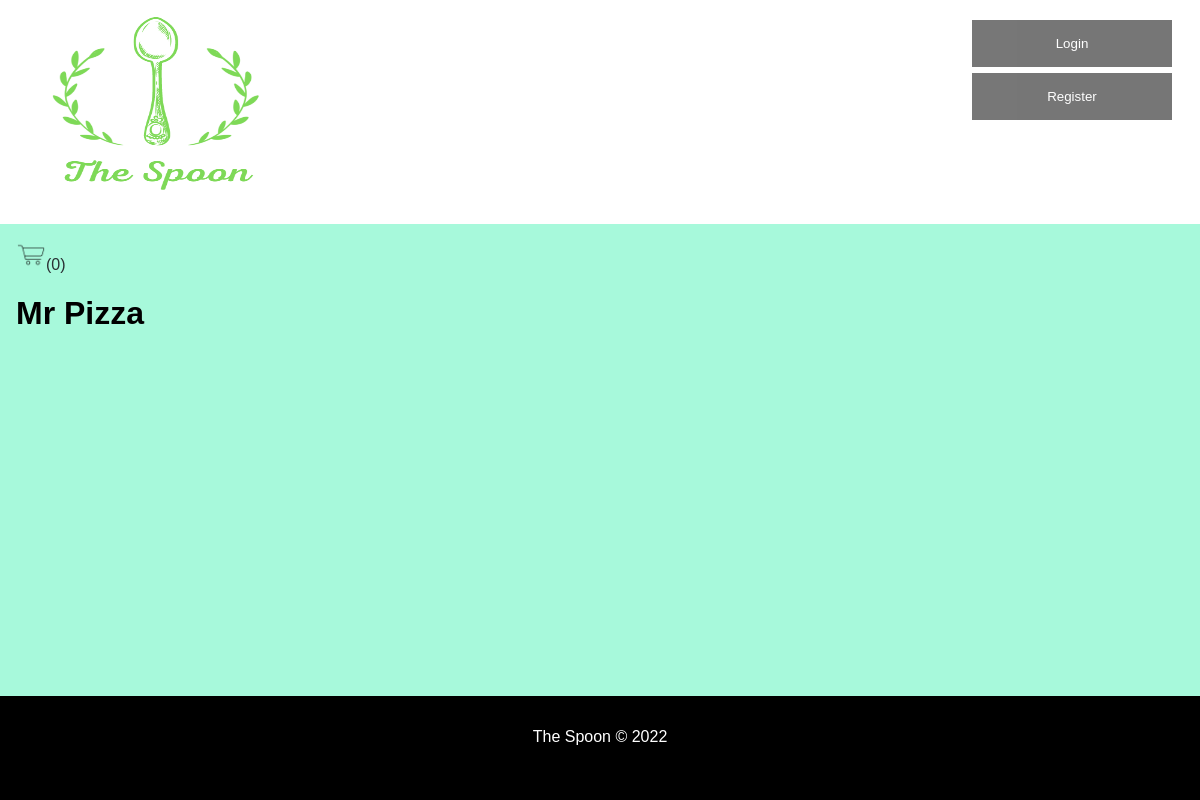
The page /restaurant.php?id=21 on the database as committed earlier.
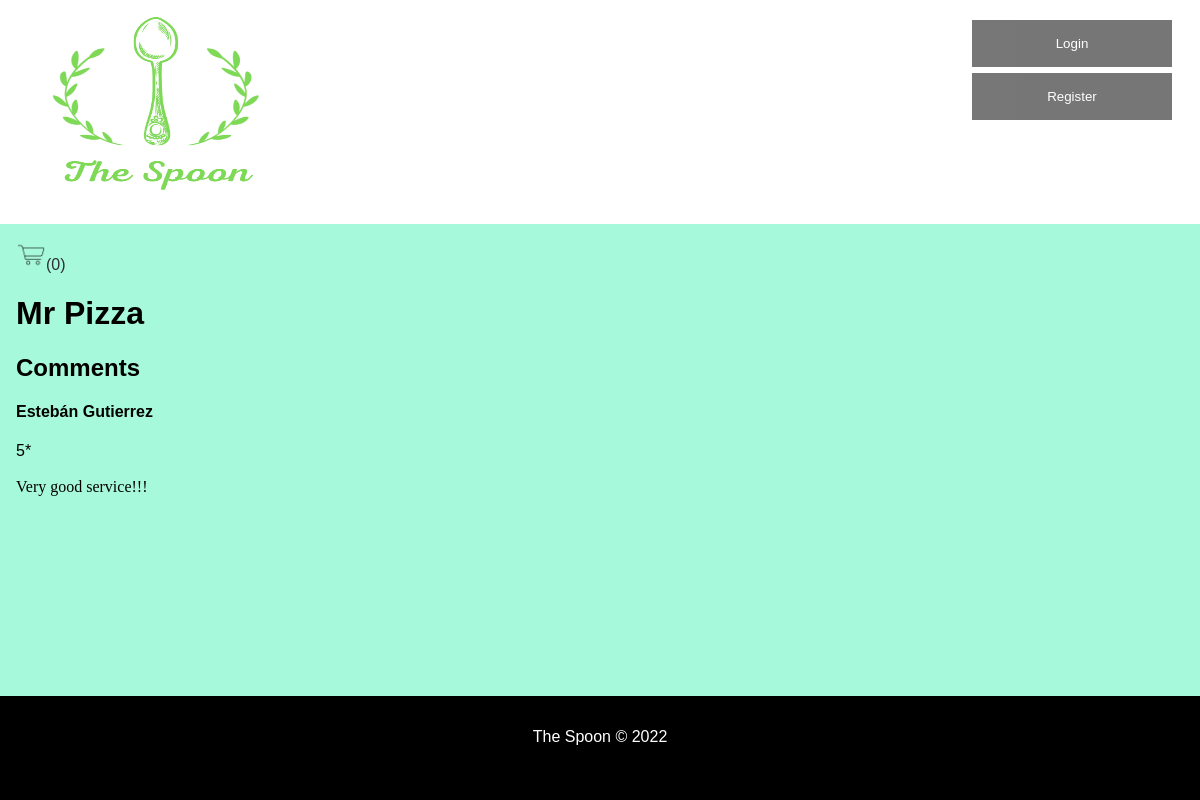
The same page on the database as committed later.
### tables this page shows
CREATE TABLE Restaurant (
	idRestaurant 		INTEGER PRIMARY KEY,
	Name 			VARCHAR NOT NULL,
	idUser		INTEGER NOT NULL 	CONSTRAINT fk_restaurant_iduser REFERENCES User (idUser)
												ON DELETE CASCADE ON UPDATE CASCADE,
	idRestCategory		INTEGER NOT NULL 	CONSTRAINT fk_restaurant_idrestcategory REFERENCES RestCategory (idRestCategory)
												ON DELETE CASCADE ON UPDATE CASCADE,
	Photo			VARCHAR	DEFAULT '',
	Description		VARCHAR DEFAULT '',
	idAddress		INTEGER NOT NULL 	CONSTRAINT fk_restaurant_idaddress REFERENCES Address (idAddress)
												ON DELETE CASCADE ON UPDATE CASCADE
);

CREATE TABLE Evaluation (
	idEvaluation		INTEGER PRIMARY KEY,
	idUser 		VARCHAR NOT NULL 	CONSTRAINT fk_evaluation_idUser REFERENCES User (idUser) 
												ON DELETE CASCADE ON UPDATE CASCADE,
	idRestaurant	 	INTEGER NOT NULL 	CONSTRAINT fk_evaluation_idrestaurant REFERENCES Restaurant (idRestaurant) 
												ON DELETE CASCADE ON UPDATE CASCADE,
	Rating 		INTEGER NOT NULL,
	Message		VARCHAR DEFAULT '',
	Comments		VARCHAR DEFAULT '',
	CONSTRAINT evaluation_rating CHECK ((Rating >= 0) and (Rating <= 5))					
);

CREATE TABLE User (
	idUser			INTEGER PRIMARY KEY,
	Email			VARCHAR NOT NULL UNIQUE,
	Password		VARCHAR NOT NULL,
	Phone 			INTEGER UNIQUE,
	Name 			VARCHAR NOT NULL,
	RestOwner       BOOLEAN DEFAULT FALSE,
	idAddress		INTEGER		CONSTRAINT fk_user_idaddress REFERENCES Address (idAddress)
												ON DELETE SET NULL ON UPDATE CASCADE
);

### restaurant.php (called while the page is built, shortened)
<?php
  require_once('database/connection.php');
  require_once('database/restaurant.class.php');
  require_once('database/review.class.php');
  require_once('templates/common.tpl.php');
  require_once('templates/restaurant.tpl.php');
  $db = getDatabaseConnection();
  $restaurant = Restaurant::getRestaurant($db, intval($_GET['id']));
  $menu = Menu::getMenu($db, intval($_GET['id']));
  $comments = Review::getReviewsFromRestaurant($db, intval($_GET['id']));
  $user = User::getRestaurantOwner($db, $restaurant->id);
  drawHeader();
  drawCart();
  drawRestaurant($restaurant, $user, $menu, $comments);
  drawFooter();
?>

### database/restaurant.class.php (called while the page is built, shortened)
<?php
  class Restaurant {
    public function __construct(int $id, string $name, string $description) {
      $this->name = $name;
    }
    static function getRestaurant(PDO $db, int $id) : Restaurant {
      $stmt = $db->prepare('SELECT idRestaurant, Name, Description FROM Restaurant WHERE idRestaurant = ?');
      $stmt->execute(array($id));
      $restaurant = $stmt->fetch();
      return new Restaurant(
        (int)$restaurant['idRestaurant'],
        $restaurant['Name'],
        $restaurant['Description']
      );
    }
  }
?>

### database/review.class.php (called while the page is built, shortened)
<?php
  require_once('database/user.class.php');
  class Review {
    public function __construct(int $id, int $rating, string $comment, string $nameUser, string $answer, string $nameOwner) {
      $this->rating = $rating;
      $this->comment = $comment;
      $this->nameUser = $nameUser;
    }
    static function getReviewsFromRestaurant(PDO $db, int $id) : array {
      $stmt = $db->prepare('SELECT idEvaluation, Rating, Message, idUser, Comments, idRestaurant  FROM Evaluation WHERE idRestaurant = ?');
      $stmt->execute(array($id));
      $stmt2 = $db->prepare('SELECT idUser, idRestaurant FROM Restaurant WHERE idRestaurant = ?');
      $stmt2->execute(array($id));
      $restOwner = User::getUser($db, intval($stmt2->fetch()['idUser']));
      $reviews = array();
      while ($review = $stmt->fetch()) {
        $user = User::getUser($db, intval($review['idUser']));
        $reviews[] = new Review(
          (int) $review['idEvaluation'],
          (int) $review['Rating'],
          $review['Message'],
          $user->name,
          $review['Comments'],
          $restOwner->name()
        );
      }
      return $reviews;
    }
  }
?>

### database/user.class.php (called while the page is built, shortened)
<?php
  class User {
    static function getUser(PDO $db, int $id): User {
      $stmt = $db->prepare('
        SELECT idUser, Email, Name, Street, City, State, PostalCode, Phone, RestOwner
        FROM User JOIN Address USING (idAddress)
        WHERE idUser = ?
      ');
      $stmt->execute(array($id));
      $user = $stmt->fetch();
      return new User
     (
        (int)$user['idUser'],
        $user['Email'],
        $user['Name'],
        $user['Street'],
        $user['City'],
        $user['State'],
        (int)$user['PostalCode'],
        (int)$user['Phone'],
        (bool)$user['RestOwner']
      );
    }
  }
?>

### templates/restaurant.tpl.php (the view, shortened to what this page needs)
<?php function drawRestaurant(Restaurant $restaurant, User $restOwner, array $menuItems, array $comments) { ?>
  <h1><?=$restaurant->name?></h1>
  <section id="comments">
    <?php if(count($comments) != 0 || isset($_SESSION['id'])) { ?>
    <h2>Comments</h2>
    <?php foreach ($comments as $comment) { ?>
      <?php if($comment->comment != '') { ?>
        <article class="comment">
          <span class="user"><h4><?=$comment->nameUser?></h4></span>
          <span class="rating"><?=$comment->rating?>*</span>
          <p><?=$comment->comment?></p>
        </article>
    <?php } } } ?>
  </section>
<?php } ?>

### templates/common.tpl.php (shortened to what this page needs)
<?php function drawHeader() { ?>
<!DOCTYPE html>
<html lang="en-US">
  <head>
    <link rel="stylesheet" href="css/style.css">
    <link rel="stylesheet" href="css/layout.css">
    <link rel="stylesheet" href="https://cdnjs.cloudflare.com/ajax/libs/font-awesome/4.7.0/css/font-awesome.min.css">
  </head>
  <body>
    <header id="header">
      <a id="logo" href="/"><img src="images/TheSpoon.png" alt ="theSpoon logo" width="300" height="200"></a>
      <?php
        if (isset($_SESSION['id'])) drawLogoutForm($_SESSION['name']);
        else drawLogInForm();
      ?>
    </header>
    <main class="content">
<?php } ?>
<?php function drawFooter() { ?>
    </main>
    <footer class="footer">
      The Spoon &copy; 2022
    </footer>
  </body>
</html>
<?php } ?>
<?php function drawLogInForm() { ?>
  <button type="button" class="open-button" id="logInButton" onclick="openLogInForm()">Login</button>
  <?=drawRegisterForm();?>
<?php } ?>
<?php function drawRegisterForm() { ?>
  <button type="button" class="open-button" id="registerButton" onclick="openRegisterForm()">Register</button>
<?php } ?>
<?php function drawCart() { ?>
  <div>
    <a id="cart" href="cart.php"><img src="images/cart.png" alt ="cart icon" width="30" height="30">(0<?php ?>)</a>
  </div>
<?php } ?>

### css/style.css (style rules this page uses)
a:not(.loginLink), a:not(.registerLink) { text-decoration: none; color: #2a2f33; }
body>header { color: #000; background-color: #fff; }
body>footer { background-color: #2a2f33; color: white; padding: 2em; height: 2.5em; }
body { font-family: "Poppins", sans-serif; }
p { font-family: "Lora", serif; line-height: 1.4em; }
#logInButton { background-color: #555; color: white; padding: 16px 20px; opacity: 0.8; width: 200px; }
#registerButton { background-color: #555; color: white; padding: 16px 20px; opacity: 0.8; width: 200px; }

### css/layout.css (style rules this page uses)
body { background-color: #a7f9db; margin: 0 auto; display: flex; min-height: 100vh; flex-direction: column; }
body>header { padding: 10px 16px; position: relative; top: 0; width: 100%; padding-left: 0%; padding-right: 0%; }
.content { padding: 16px; }
body>header { display: grid; grid-template-columns: auto 0fr 0fr 0fr; grid-template-rows: auto auto; }
body footer { margin-top: auto; text-align: center; }
.footer { position: relative; left: 0; bottom: 0; width: 100%; padding-right: 0%; padding-left: 0%; background-color: black; color: white; text-align: center; }
#logInButton { margin-top: 1.5em; position: absolute; top: 0; right: 28px; border: none; cursor: pointer; }
#registerButton { margin-top: 5.5em; top: 0; right: 28px; position: absolute; border: none; cursor: pointer; }

Rows that differ between the two databases and show on the page:
added evaluation: idUser.Name "Estebán Gutierrez", Rating "5", Message "Very good service!!!"
Other text that changed with them:
text now shown: "Comments"
